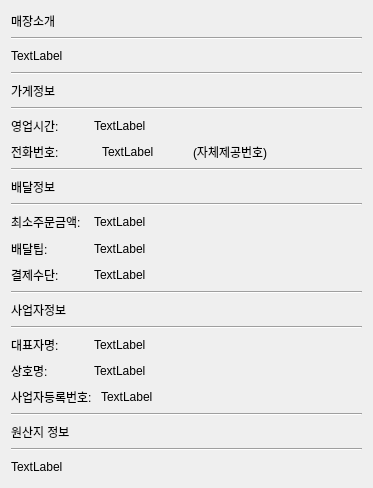
              <widget class="QWidget" name="scrollAreaWidgetContents">
               <property name="geometry">
                <rect>
                 <x>0</x>
                 <y>0</y>
                 <width>373</width>
                 <height>488</height>
                </rect>
               </property>
               <layout class="QVBoxLayout" name="verticalLayout_7">
                <item>
                 <widget class="QLabel" name="label_3">
                  <property name="maximumSize">
                   <size>
                    <width>375</width>
                    <height>16777215</height>
                   </size>
                  </property>
                  <property name="text">
                   <string>매장소개</string>
                  </property>
                  <property name="wordWrap">
                   <bool>true</bool>
                  </property>
                 </widget>
                </item>
                <item>
                 <widget class="Line" name="line">
                  <property name="orientation">
                   <enum>Qt::Horizontal</enum>
                  </property>
                 </widget>
                </item>
                <item>
                 <widget class="QLabel" name="lblItroduce">
                  <property name="minimumSize">
                   <size>
                    <width>0</width>
                    <height>0</height>
                   </size>
                  </property>
                  <property name="maximumSize">
                   <size>
                    <width>375</width>
                    <height>16777215</height>
                   </size>
                  </property>
                  <property name="text">
                   <string>TextLabel</string>
                  </property>
                  <property name="scaledContents">
                   <bool>false</bool>
                  </property>
                  <property name="wordWrap">
                   <bool>true</bool>
                  </property>
                 </widget>
                </item>
                <item>
                 <widget class="Line" name="line_2">
                  <property name="orientation">
                   <enum>Qt::Horizontal</enum>
                  </property>
                 </widget>
                </item>
                <item>
                 <widget class="QLabel" name="label_7">
                  <property name="text">
                   <string>가게정보</string>
                  </property>
                 </widget>
                </item>
                <item>
                 <widget class="Line" name="line_3">
                  <property name="orientation">
                   <enum>Qt::Horizontal</enum>
                  </property>
                 </widget>
                </item>
                <item>
                 <layout class="QHBoxLayout" name="horizontalLayout_5" stretch="2,7">
                  <item>
                   <widget class="QLabel" name="label_9">
                    <property name="text">
                     <string>영업시간: </string>
                    </property>
                   </widget>
                  </item>
                  <item>
                   <widget class="QLabel" name="lblOTime_2">
                    <property name="text">
                     <string>TextLabel</string>
                    </property>
                   </widget>
                  </item>
                 </layout>
                </item>
                <item>
                 <layout class="QHBoxLayout" name="horizontalLayout_6" stretch="2,2,4">
                  <item>
                   <widget class="QLabel" name="label_10">
                    <property name="text">
                     <string>전화번호: </string>
                    </property>
                   </widget>
                  </item>
                  <item>
                   <widget class="QLabel" name="lblTel">
                    <property name="text">
                     <string>TextLabel</string>
                    </property>
                   </widget>
                  </item>
                  <item>
                   <widget class="QLabel" name="label_12">
                    <property name="text">
                     <string>(자체제공번호)</string>
                    </property>
                   </widget>
                  </item>
                 </layout>
                </item>
                <item>
                 <widget class="Line" name="line_4">
                  <property name="orientation">
                   <enum>Qt::Horizontal</enum>
                  </property>
                 </widget>
                </item>
                <item>
                 <widget class="QLabel" name="label_11">
                  <property name="text">
                   <string>배달정보</string>
                  </property>
                 </widget>
                </item>
                <item>
                 <widget class="Line" name="line_5">
                  <property name="orientation">
                   <enum>Qt::Horizontal</enum>
                  </property>
                 </widget>
                </item>
                <item>
                 <layout class="QHBoxLayout" name="horizontalLayout_7" stretch="2,7">
                  <item>
                   <widget class="QLabel" name="label_13">
                    <property name="text">
                     <string>최소주문금액: </string>
                    </property>
                   </widget>
                  </item>
                  <item>
                   <widget class="QLabel" name="lblMinOrder_2">
                    <property name="text">
                     <string>TextLabel</string>
                    </property>
                   </widget>
                  </item>
                 </layout>
                </item>
                <item>
                 <layout class="QHBoxLayout" name="horizontalLayout_8" stretch="2,7">
                  <item>
                   <widget class="QLabel" name="label_14">
                    <property name="text">
                     <string>배달팁: </string>
                    </property>
                   </widget>
                  </item>
                  <item>
                   <widget class="QLabel" name="lblDTip_2">
                    <property name="text">
                     <string>TextLabel</string>
                    </property>
                   </widget>
                  </item>
                 </layout>
                </item>
                <item>
                 <layout class="QHBoxLayout" name="horizontalLayout_9" stretch="2,7">
                  <item>
                   <widget class="QLabel" name="label_15">
                    <property name="text">
                     <string>결제수단: </string>
                    </property>
                   </widget>
                  </item>
                  <item>
                   <widget class="QLabel" name="lblPayWay">
                    <property name="text">
                     <string>TextLabel</string>
                    </property>
                   </widget>
                  </item>
                 </layout>
                </item>
                <item>
                 <widget class="Line" name="line_6">
                  <property name="orientation">
                   <enum>Qt::Horizontal</enum>
                  </property>
                 </widget>
                </item>
                <item>
                 <widget class="QLabel" name="label_5">
                  <property name="text">
                   <string>사업자정보</string>
                  </property>
                 </widget>
                </item>
                <item>
                 <widget class="Line" name="line_7">
                  <property name="orientation">
                   <enum>Qt::Horizontal</enum>
                  </property>
                 </widget>
                </item>
                <item>
                 <layout class="QHBoxLayout" name="horizontalLayout_10" stretch="2,7">
                  <item>
                   <widget class="QLabel" name="label_16">
                    <property name="text">
                     <string>대표자명: </string>
                    </property>
                   </widget>
                  </item>
                  <item>
                   <widget class="QLabel" name="lblCEO">
                    <property name="text">
                     <string>TextLabel</string>
                    </property>
                   </widget>
                  </item>
                 </layout>
                </item>
                <item>
                 <layout class="QHBoxLayout" name="horizontalLayout_11" stretch="2,7">
                  <item>
                   <widget class="QLabel" name="label_17">
                    <property name="text">
                     <string>상호명: </string>
                    </property>
                   </widget>
                  </item>
                  <item>
                   <widget class="QLabel" name="lblBrand">
                    <property name="text">
                     <string>TextLabel</string>
                    </property>
                   </widget>
                  </item>
                 </layout>
                </item>
                <item>
                 <layout class="QHBoxLayout" name="horizontalLayout_12" stretch="2,7">
                  <item>
                   <widget class="QLabel" name="label_18">
                    <property name="text">
                     <string>사업자등록번호: </string>
                    </property>
                   </widget>
                  </item>
                  <item>
                   <widget class="QLabel" name="lblCnum">
                    <property name="text">
                     <string>TextLabel</string>
                    </property>
                   </widget>
                  </item>
                 </layout>
                </item>
                <item>
                 <widget class="Line" name="line_8">
                  <property name="orientation">
                   <enum>Qt::Horizontal</enum>
                  </property>
                 </widget>
                </item>
                <item>
                 <widget class="QLabel" name="label_19">
                  <property name="text">
                   <string>원산지 정보</string>
                  </property>
                 </widget>
                </item>
                <item>
                 <widget class="Line" name="line_9">
                  <property name="orientation">
                   <enum>Qt::Horizontal</enum>
                  </property>
                 </widget>
                </item>
                <item>
                 <widget class="QLabel" name="lblOrigin">
                  <property name="maximumSize">
                   <size>
                    <width>375</width>
                    <height>16777215</height>
                   </size>
                  </property>
                  <property name="text">
                   <string>TextLabel</string>
                  </property>
                  <property name="wordWrap">
                   <bool>true</bool>
                  </property>
                 </widget>
                </item>
               </layout>
              </widget>
